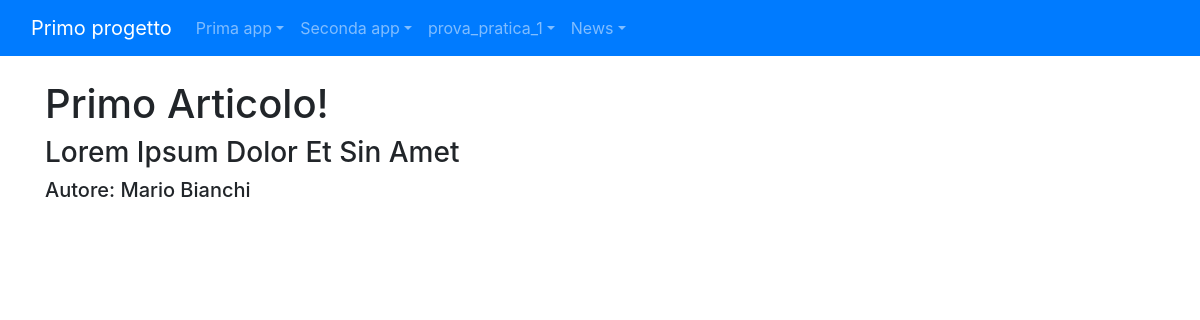
/news/articoli/1, run on the app's committed database.
### news/models.py (models this page shows, shortened)
class Articolo(models.Model):
    titolo=models.CharField(max_length=200)
    contenuto=models.TextField()
    giornalista=models.ForeignKey(Giornalista, on_delete=models.CASCADE, related_name="articoli")
    data=models.DateField( blank=True)
    visualizzazioni=models.IntegerField(default=0,blank=True)
    class Meta:
            verbose_name = "Articolo"
            verbose_name_plural = "Articoli"

class Giornalista(models.Model):
    nome=models.CharField(max_length=20)
    cognome=models.CharField(max_length=20)
    anno_di_nascita= models.DateField(blank=True)
    def __str__(self):
        return self.nome + " " +self.cognome
    class Meta:
        verbose_name = "Giornalista"
        verbose_name_plural = "Giornalisti"

### news/views.py (the view)
# urls.py: path("articoli/<int:pk>",articoloDetailView, name="articolo_detail"),
def articoloDetailView(request,pk):
    articolo=Articolo.objects.get(pk=pk)
    context ={"articolo":articolo}
    return render(request, "news/articolo_detail.html",context)

### news/templates/news/articolo_detail.html (shortened to what this page needs)
{% extends 'base.html' %}
{% block content %}
    <h1>{{ articolo.titolo }}</h1>
    <h3>{{ articolo.contenuto }}</h3>
    <h5>Autore: {{ articolo.giornalista }}</h5>
{% endblock content %}

### data on the page
Articolo: titolo "Primo Articolo!", contenuto "Lorem Ipsum Dolor Et Sin Amet", giornalista "Mario Bianchi"
